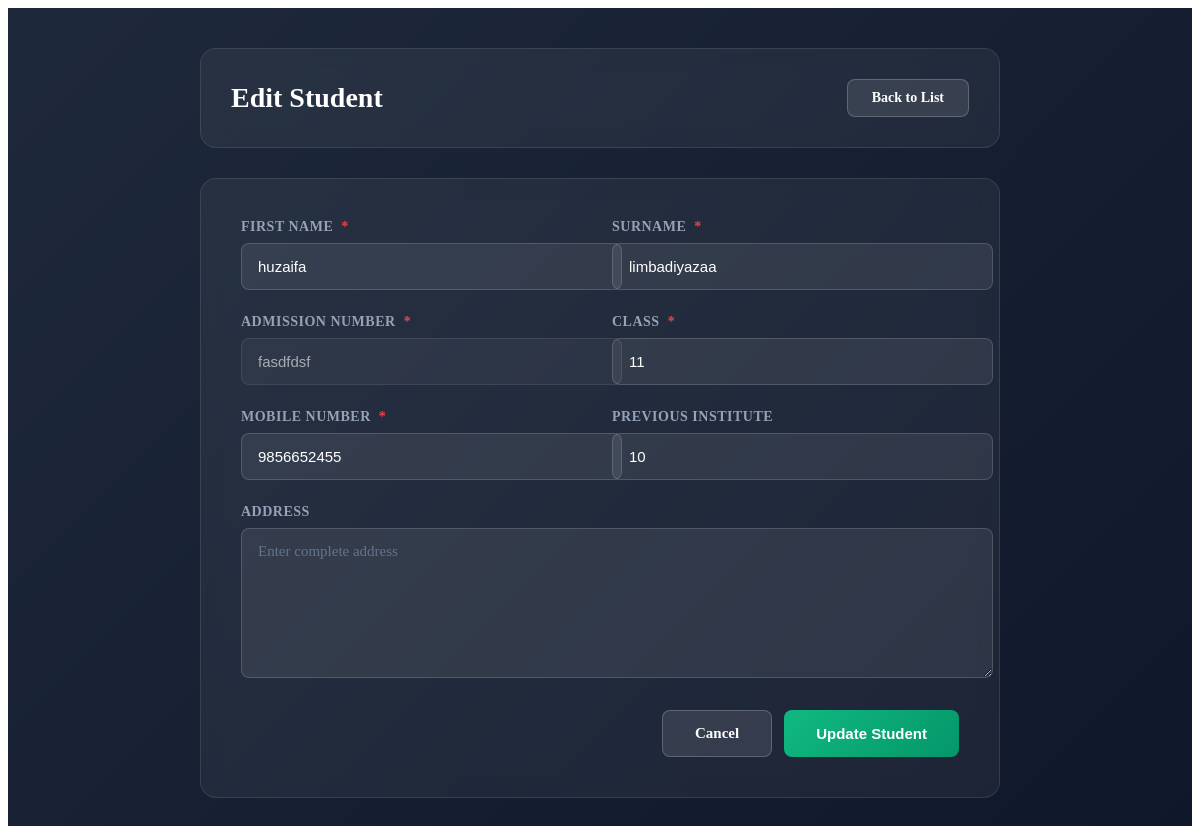
The page /edit-student/36/ (signed in) on the database its author committed.
### app/models.py (models this page shows, shortened)
class Student(models.Model):
    first_name = models.CharField(max_length=100)
    surname = models.CharField(max_length=100)
    admission_no = models.CharField(max_length=50, unique=True)
    student_class = models.CharField(max_length=50)
    mobile = models.CharField(max_length=15)
    address = models.TextField()
    previous_institute = models.CharField(max_length=150)
    admission_date = models.DateField(auto_now_add=True)
    is_active = models.BooleanField(default=True)

### app/views.py (the view, shortened to what this page needs)
# urls.py: path("edit-student/<int:student_id>/", views.edit_student, name="edit_student"),
def edit_student(request, student_id):
    if not request.session.get("admin_id"):
        return redirect("login")
    student = Student.objects.get(id=student_id)
    return render(request, "pages/edit_student.html", {"student": student})

### templates/pages/edit_student.html (shortened to what this page needs)
{% extends "base.html" %}
{% block content %}
<div class="page-container">
    <div class="form-wrapper">
        <div class="page-header">
            <h1 class="header-title">Edit Student</h1>
            <a href="{% url 'student_list' %}" class="back-btn">Back to List</a>
        </div>
        <div class="form-card">
            <form method="post">
                <div class="form-grid">
                    <div class="form-group">
                        <label class="form-label">First Name <span class="required">*</span></label>
                        <input type="text" name="first_name" class="form-input"
                               value="{{ old.first_name|default:student.first_name }}"
                               placeholder="Enter first name" required>
                    </div>
                    <div class="form-group">
                        <label class="form-label">Surname <span class="required">*</span></label>
                        <input type="text" name="surname" class="form-input"
                               value="{{ old.surname|default:student.surname }}"
                               placeholder="Enter surname" required>
                    </div>
                    <div class="form-group">
                        <label class="form-label">Admission Number <span class="required">*</span></label>
                        <input type="text" name="admission_no" class="form-input"
                               value="{{ student.admission_no }}"
                               readonly style="opacity: 0.6; cursor: not-allowed;">
                    </div>
                    <div class="form-group">
                        <label class="form-label">Class <span class="required">*</span></label>
                        <input type="text" name="student_class" class="form-input"
                               value="{{ old.student_class|default:student.student_class }}"
                               placeholder="Enter class" required>
                    </div>
                    <div class="form-group">
                        <label class="form-label">Mobile Number <span class="required">*</span></label>
                        <input type="tel" name="mobile" class="form-input"
                               value="{{ old.mobile|default:student.mobile }}"
                               pattern="[0-9]{10}" maxlength="10"
                               placeholder="Enter 10 digit number" required>
                    </div>
                    <div class="form-group">
                        <label class="form-label">Previous Institute</label>
                        <input type="text" name="previous_institute" class="form-input"
                               value="{{ old.previous_institute|default:student.previous_institute }}"
                               placeholder="Enter previous institute (optional)">
                    </div>
                    <div class="form-group full-width">
                        <label class="form-label">Address</label>
                        <textarea name="address" class="form-input"
                                  placeholder="Enter complete address">{{ old.address|default:student.address }}</textarea>
                    </div>
                </div>
                <div class="form-actions">
                    <a href="{% url 'student_list' %}" class="btn btn-secondary">Cancel</a>
                    <button type="submit" class="btn btn-primary">Update Student</button>
                </div>
            </form>
        </div>
    </div>
</div>
{% endblock %}

### templates/pages/edit_student.html (style rules this page uses)
.page-container { min-height: 100vh; background: linear-gradient(135deg, #1e293b 0%, #0f172a 100%); padding: 40px 20px; }
.form-wrapper { max-width: 800px; margin: 0 auto; }
.page-header { background: rgba(255, 255, 255, 0.05); backdrop-filter: blur(10px); border: 1px solid rgba(255, 255, 255, 0.1); padding: 30px; border-radius: 16px; margin-bottom: 30px; display: flex; justify-content: space-between; align-items: center; }
.header-title { color: #ffffff; font-size: 28px; font-weight: 700; margin: 0; }
.back-btn { padding: 10px 24px; background: rgba(255, 255, 255, 0.1); color: #ffffff; border: 1px solid rgba(255, 255, 255, 0.2); border-radius: 8px; text-decoration: none; font-weight: 600; font-size: 14px; transition: all 0.3s ease; }
.form-card { background: rgba(255, 255, 255, 0.05); backdrop-filter: blur(10px); border: 1px solid rgba(255, 255, 255, 0.1); padding: 40px; border-radius: 16px; }
.form-grid { display: grid; grid-template-columns: repeat(2, 1fr); gap: 24px; }
.form-group { display: flex; flex-direction: column; }
.form-group.full-width { grid-column: 1 / -1; }
.form-label { color: #94a3b8; font-size: 14px; font-weight: 600; margin-bottom: 8px; text-transform: uppercase; letter-spacing: 0.5px; }
.form-label .required { color: #ef4444; margin-left: 4px; }
.form-input { width: 100%; padding: 14px 16px; background: rgba(255, 255, 255, 0.08); border: 1px solid rgba(255, 255, 255, 0.15); border-radius: 8px; color: #ffffff; font-size: 15px; transition: all 0.3s ease; outline: none; }
.form-input::placeholder { color: #64748b; }
textarea.form-input { min-height: 120px; resize: vertical; font-family: inherit; }
.form-actions { display: flex; gap: 12px; margin-top: 32px; justify-content: flex-end; }
.btn { padding: 14px 32px; border: none; border-radius: 8px; font-size: 15px; font-weight: 600; cursor: pointer; transition: all 0.3s ease; text-decoration: none; display: inline-block; }
.btn-primary { background: linear-gradient(135deg, #10b981 0%, #059669 100%); color: white; }
.btn-secondary { background: rgba(255, 255, 255, 0.1); color: #ffffff; border: 1px solid rgba(255, 255, 255, 0.2); }

### rows shown on the page
Student: first_name "huzaifa", surname "limbadiyazaa", admission_no "fasdfdsf", student_class "11", mobile "9856652455", previous_institute "10"
